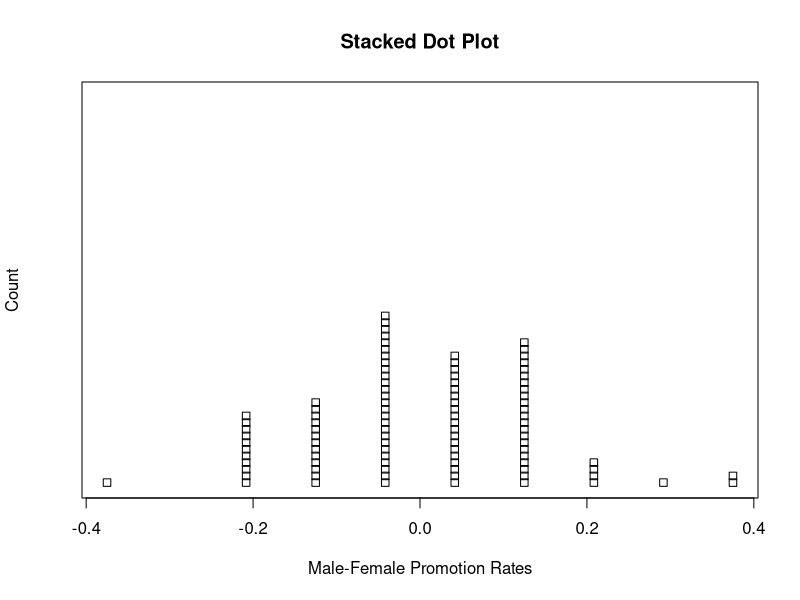

Source code (R):
## -----------------------------------------------------------------------------
# this imports the ggplot2 library, which will be used for the visualization
library(ggplot2)


## -----------------------------------------------------------------------------
# this sets a seed for the randomizations to be replicable
# and we also set the number of times the test will be done
# in this case, 100 times
set.seed(10)
test_length <- 100

males <- 24
females <- 24
total <- males + females

promoted <- 35
not_promoted <- 13

obs_diff <- 21/males - 14/females

# this is the difference in promotion rate between men and women
print(obs_diff)


## -----------------------------------------------------------------------------
# the diffs vector will contain all the rates reached in each loop of the experiment
diffs <- numeric(test_length)

for (i in 1:test_length){
  # assign a vector with 35 1's to represent the promotions
  # and 13 0's to represent the not-promotions
  promos <- c(rep(1, promoted), rep(0, not_promoted))
  # then shuffle the values
  shuffle <- sample(promos)
  
  male_group <- shuffle[1:24]
  female_group <- shuffle[25:total]
  
  # as the promotions are represented with 1s and the not-promotions represented with 0s - when we do the mean we get the rate of promotion
  male_rate <- mean(male_group)
  female_rate <- mean(female_group)
  
  # and then store that difference in promotion in the diffs vector
  diffs[i] <- male_rate - female_rate
  
  # here we can also see which rates are greater than or equal to the observed difference - which are 3 different occasions out of the 100 tests
  if (diffs[i] >= obs_diff){
   cat(diffs[i], "\n") 
  }
}

## -----------------------------------------------------------------------------
draw_plot <- function(data){
  stripchart(data, 
             method="stack",
             at=0,
             col="black",
             main="Stacked Dot Plot",
             xlab="Male-Female Promotion Rates",
             ylab="Count"
  )
}


## -----------------------------------------------------------------------------
draw_plot(diffs)
## -----------------------------------------------------------------------------
p_value <- round(mean(diffs >= obs_diff), digits=3)
cat("p-value:", p_value, "\n")
if (p_value <= 0.05){
  cat("Null Hypothesis Not Favored (<= 0.05) due to low p-value:", p_value, "\n")
}else{
  cat("Null Hypothesis Favored (> 0.05), due to high p-value:", p_value, "\n")
}

